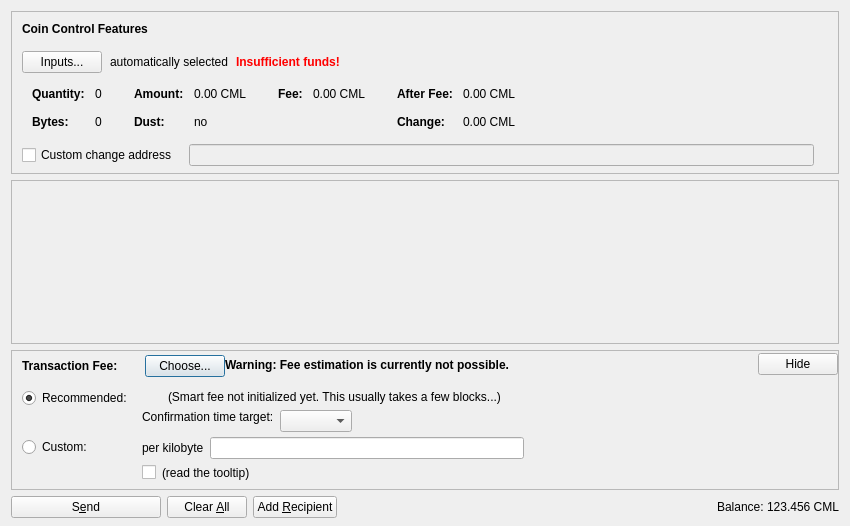
<?xml version="1.0" encoding="UTF-8"?>
<ui version="4.0">
 <class>SendCoinsDialog</class>
 <widget class="QDialog" name="SendCoinsDialog">
  <property name="geometry">
   <rect>
    <x>0</x>
    <y>0</y>
    <width>850</width>
    <height>526</height>
   </rect>
  </property>
  <property name="windowTitle">
   <string>Send Coins</string>
  </property>
  <layout class="QVBoxLayout" name="verticalLayout" stretch="0,1,0,0">
   <property name="bottomMargin">
    <number>8</number>
   </property>
   <item>
    <widget class="QFrame" name="frameCoinControl">
     <property name="sizePolicy">
      <sizepolicy hsizetype="Expanding" vsizetype="Expanding">
       <horstretch>0</horstretch>
       <verstretch>0</verstretch>
      </sizepolicy>
     </property>
     <property name="maximumSize">
      <size>
       <width>16777215</width>
       <height>16777215</height>
      </size>
     </property>
     <property name="frameShape">
      <enum>QFrame::StyledPanel</enum>
     </property>
     <property name="frameShadow">
      <enum>QFrame::Sunken</enum>
     </property>
     <layout class="QVBoxLayout" name="verticalLayoutCoinControl2">
      <property name="spacing">
       <number>0</number>
      </property>
      <property name="leftMargin">
       <number>0</number>
      </property>
      <property name="topMargin">
       <number>0</number>
      </property>
      <property name="rightMargin">
       <number>0</number>
      </property>
      <property name="bottomMargin">
       <number>6</number>
      </property>
      <item>
       <layout class="QVBoxLayout" name="verticalLayoutCoinControl" stretch="0,0,0,0,1">
        <property name="spacing">
         <number>0</number>
        </property>
        <property name="leftMargin">
         <number>10</number>
        </property>
        <property name="topMargin">
         <number>10</number>
        </property>
        <item>
         <layout class="QHBoxLayout" name="horizontalLayoutCoinControl1">
          <property name="bottomMargin">
           <number>15</number>
          </property>
          <item>
           <widget class="QLabel" name="labelCoinControlFeatures">
            <property name="sizePolicy">
             <sizepolicy hsizetype="Preferred" vsizetype="Maximum">
              <horstretch>0</horstretch>
              <verstretch>0</verstretch>
             </sizepolicy>
            </property>
            <property name="font">
             <font>
              <weight>75</weight>
              <bold>true</bold>
             </font>
            </property>
            <property name="styleSheet">
             <string notr="true">font-weight:bold;</string>
            </property>
            <property name="text">
             <string>Coin Control Features</string>
            </property>
           </widget>
          </item>
         </layout>
        </item>
        <item>
         <layout class="QHBoxLayout" name="horizontalLayoutCoinControl2" stretch="0,0,0,0">
          <property name="spacing">
           <number>8</number>
          </property>
          <property name="bottomMargin">
           <number>10</number>
          </property>
          <item>
           <widget class="QPushButton" name="pushButtonCoinControl">
            <property name="styleSheet">
             <string notr="true"/>
            </property>
            <property name="text">
             <string>Inputs...</string>
            </property>
            <property name="autoDefault">
             <bool>false</bool>
            </property>
           </widget>
          </item>
          <item>
           <widget class="QLabel" name="labelCoinControlAutomaticallySelected">
            <property name="text">
             <string>automatically selected</string>
            </property>
            <property name="margin">
             <number>5</number>
            </property>
           </widget>
          </item>
          <item>
           <widget class="QLabel" name="labelCoinControlInsuffFunds">
            <property name="font">
             <font>
              <weight>75</weight>
              <bold>true</bold>
             </font>
            </property>
            <property name="styleSheet">
             <string notr="true">color:red;font-weight:bold;</string>
            </property>
            <property name="text">
             <string>Insufficient funds!</string>
            </property>
            <property name="margin">
             <number>5</number>
            </property>
           </widget>
          </item>
          <item>
           <spacer name="horizontalSpacerCoinControl">
            <property name="orientation">
             <enum>Qt::Horizontal</enum>
            </property>
            <property name="sizeHint" stdset="0">
             <size>
              <width>40</width>
              <height>1</height>
             </size>
            </property>
           </spacer>
          </item>
         </layout>
        </item>
        <item>
         <widget class="QWidget" name="widgetCoinControl" native="true">
          <property name="sizePolicy">
           <sizepolicy hsizetype="Preferred" vsizetype="Preferred">
            <horstretch>0</horstretch>
            <verstretch>0</verstretch>
           </sizepolicy>
          </property>
          <property name="minimumSize">
           <size>
            <width>0</width>
            <height>0</height>
           </size>
          </property>
          <property name="styleSheet">
           <string notr="true"/>
          </property>
          <layout class="QHBoxLayout" name="horizontalLayoutCoinControl5">
           <property name="leftMargin">
            <number>0</number>
           </property>
           <property name="topMargin">
            <number>0</number>
           </property>
           <property name="rightMargin">
            <number>0</number>
           </property>
           <property name="bottomMargin">
            <number>0</number>
           </property>
           <item>
            <layout class="QHBoxLayout" name="horizontalLayoutCoinControl3" stretch="0,0,0,1">
             <property name="spacing">
              <number>20</number>
             </property>
             <property name="topMargin">
              <number>0</number>
             </property>
             <property name="bottomMargin">
              <number>10</number>
             </property>
             <item>
              <layout class="QFormLayout" name="formLayoutCoinControl1">
               <property name="horizontalSpacing">
                <number>10</number>
               </property>
               <property name="verticalSpacing">
                <number>14</number>
               </property>
               <property name="leftMargin">
                <number>10</number>
               </property>
               <property name="topMargin">
                <number>4</number>
               </property>
               <property name="rightMargin">
                <number>6</number>
               </property>
               <item row="0" column="0">
                <widget class="QLabel" name="labelCoinControlQuantityText">
                 <property name="font">
                  <font>
                   <weight>75</weight>
                   <bold>true</bold>
                  </font>
                 </property>
                 <property name="text">
                  <string>Quantity:</string>
                 </property>
                 <property name="margin">
                  <number>0</number>
                 </property>
                </widget>
               </item>
               <item row="0" column="1">
                <widget class="QLabel" name="labelCoinControlQuantity">
                 <property name="cursor">
                  <cursorShape>IBeamCursor</cursorShape>
                 </property>
                 <property name="contextMenuPolicy">
                  <enum>Qt::ActionsContextMenu</enum>
                 </property>
                 <property name="text">
                  <string notr="true">0</string>
                 </property>
                 <property name="margin">
                  <number>0</number>
                 </property>
                 <property name="textInteractionFlags">
                  <set>Qt::LinksAccessibleByMouse|Qt::TextSelectableByKeyboard|Qt::TextSelectableByMouse</set>
                 </property>
                </widget>
               </item>
               <item row="1" column="0">
                <widget class="QLabel" name="labelCoinControlBytesText">
                 <property name="font">
                  <font>
                   <weight>75</weight>
                   <bold>true</bold>
                  </font>
                 </property>
                 <property name="text">
                  <string>Bytes:</string>
                 </property>
                </widget>
               </item>
               <item row="1" column="1">
                <widget class="QLabel" name="labelCoinControlBytes">
                 <property name="cursor">
                  <cursorShape>IBeamCursor</cursorShape>
                 </property>
                 <property name="contextMenuPolicy">
                  <enum>Qt::ActionsContextMenu</enum>
                 </property>
                 <property name="text">
                  <string notr="true">0</string>
                 </property>
                 <property name="textInteractionFlags">
                  <set>Qt::LinksAccessibleByMouse|Qt::TextSelectableByKeyboard|Qt::TextSelectableByMouse</set>
                 </property>
                </widget>
               </item>
              </layout>
             </item>
             <item>
              <layout class="QFormLayout" name="formLayoutCoinControl2">
               <property name="horizontalSpacing">
                <number>10</number>
               </property>
               <property name="verticalSpacing">
                <number>14</number>
               </property>
               <property name="leftMargin">
                <number>6</number>
               </property>
               <property name="topMargin">
                <number>4</number>
               </property>
               <property name="rightMargin">
                <number>6</number>
               </property>
               <item row="0" column="0">
                <widget class="QLabel" name="labelCoinControlAmountText">
                 <property name="font">
                  <font>
                   <weight>75</weight>
                   <bold>true</bold>
                  </font>
                 </property>
                 <property name="text">
                  <string>Amount:</string>
                 </property>
                 <property name="margin">
                  <number>0</number>
                 </property>
                </widget>
               </item>
               <item row="0" column="1">
                <widget class="QLabel" name="labelCoinControlAmount">
                 <property name="cursor">
                  <cursorShape>IBeamCursor</cursorShape>
                 </property>
                 <property name="contextMenuPolicy">
                  <enum>Qt::ActionsContextMenu</enum>
                 </property>
                 <property name="text">
                  <string notr="true">0.00 CML</string>
                 </property>
                 <property name="textInteractionFlags">
                  <set>Qt::LinksAccessibleByMouse|Qt::TextSelectableByKeyboard|Qt::TextSelectableByMouse</set>
                 </property>
                </widget>
               </item>
               <item row="1" column="0">
                <widget class="QLabel" name="labelCoinControlLowOutputText">
                 <property name="font">
                  <font>
                   <weight>75</weight>
                   <bold>true</bold>
                  </font>
                 </property>
                 <property name="text">
                  <string>Dust:</string>
                 </property>
                </widget>
               </item>
               <item row="1" column="1">
                <widget class="QLabel" name="labelCoinControlLowOutput">
                 <property name="cursor">
                  <cursorShape>IBeamCursor</cursorShape>
                 </property>
                 <property name="contextMenuPolicy">
                  <enum>Qt::ActionsContextMenu</enum>
                 </property>
                 <property name="text">
                  <string notr="true">no</string>
                 </property>
                 <property name="textInteractionFlags">
                  <set>Qt::LinksAccessibleByMouse|Qt::TextSelectableByKeyboard|Qt::TextSelectableByMouse</set>
                 </property>
                </widget>
               </item>
              </layout>
             </item>
             <item>
              <layout class="QFormLayout" name="formLayoutCoinControl3">
               <property name="horizontalSpacing">
                <number>10</number>
               </property>
               <property name="verticalSpacing">
                <number>14</number>
               </property>
               <property name="leftMargin">
                <number>6</number>
               </property>
               <property name="topMargin">
                <number>4</number>
               </property>
               <property name="rightMargin">
                <number>6</number>
               </property>
               <item row="0" column="0">
                <widget class="QLabel" name="labelCoinControlFeeText">
                 <property name="font">
                  <font>
                   <weight>75</weight>
                   <bold>true</bold>
                  </font>
                 </property>
                 <property name="text">
                  <string>Fee:</string>
                 </property>
                 <property name="margin">
                  <number>0</number>
                 </property>
                </widget>
               </item>
               <item row="0" column="1">
                <widget class="QLabel" name="labelCoinControlFee">
                 <property name="cursor">
                  <cursorShape>IBeamCursor</cursorShape>
                 </property>
                 <property name="contextMenuPolicy">
                  <enum>Qt::ActionsContextMenu</enum>
                 </property>
                 <property name="text">
                  <string notr="true">0.00 CML</string>
                 </property>
                 <property name="textInteractionFlags">
                  <set>Qt::LinksAccessibleByMouse|Qt::TextSelectableByKeyboard|Qt::TextSelectableByMouse</set>
                 </property>
                </widget>
               </item>
              </layout>
             </item>
             <item>
              <layout class="QFormLayout" name="formLayoutCoinControl4">
               <property name="horizontalSpacing">
                <number>10</number>
               </property>
               <property name="verticalSpacing">
                <number>14</number>
               </property>
               <property name="leftMargin">
                <number>6</number>
               </property>
               <property name="topMargin">
                <number>4</number>
               </property>
               <property name="rightMargin">
                <number>6</number>
               </property>
               <item row="0" column="0">
                <widget class="QLabel" name="labelCoinControlAfterFeeText">
                 <property name="font">
                  <font>
                   <weight>75</weight>
                   <bold>true</bold>
                  </font>
                 </property>
                 <property name="text">
                  <string>After Fee:</string>
                 </property>
                 <property name="margin">
                  <number>0</number>
                 </property>
                </widget>
               </item>
               <item row="0" column="1">
                <widget class="QLabel" name="labelCoinControlAfterFee">
                 <property name="cursor">
                  <cursorShape>IBeamCursor</cursorShape>
                 </property>
                 <property name="contextMenuPolicy">
                  <enum>Qt::ActionsContextMenu</enum>
                 </property>
                 <property name="text">
                  <string notr="true">0.00 CML</string>
                 </property>
                 <property name="textInteractionFlags">
                  <set>Qt::LinksAccessibleByMouse|Qt::TextSelectableByKeyboard|Qt::TextSelectableByMouse</set>
                 </property>
                </widget>
               </item>
               <item row="1" column="0">
                <widget class="QLabel" name="labelCoinControlChangeText">
                 <property name="font">
                  <font>
                   <weight>75</weight>
                   <bold>true</bold>
                  </font>
                 </property>
                 <property name="text">
                  <string>Change:</string>
                 </property>
                </widget>
               </item>
               <item row="1" column="1">
                <widget class="QLabel" name="labelCoinControlChange">
                 <property name="cursor">
                  <cursorShape>IBeamCursor</cursorShape>
                 </property>
                 <property name="contextMenuPolicy">
                  <enum>Qt::ActionsContextMenu</enum>
                 </property>
                 <property name="text">
                  <string notr="true">0.00 CML</string>
                 </property>
                 <property name="textInteractionFlags">
                  <set>Qt::LinksAccessibleByMouse|Qt::TextSelectableByKeyboard|Qt::TextSelectableByMouse</set>
                 </property>
                </widget>
               </item>
              </layout>
             </item>
            </layout>
           </item>
          </layout>
         </widget>
        </item>
        <item>
         <layout class="QHBoxLayout" name="horizontalLayoutCoinControl4" stretch="0,0,0">
          <property name="spacing">
           <number>12</number>
          </property>
          <property name="sizeConstraint">
           <enum>QLayout::SetDefaultConstraint</enum>
          </property>
          <property name="topMargin">
           <number>5</number>
          </property>
          <property name="rightMargin">
           <number>5</number>
          </property>
          <item>
           <widget class="QCheckBox" name="checkBoxCoinControlChange">
            <property name="toolTip">
             <string>If this is activated, but the change address is empty or invalid, change will be sent to a newly generated address.</string>
            </property>
            <property name="text">
             <string>Custom change address</string>
            </property>
           </widget>
          </item>
          <item>
           <widget class="QValidatedLineEdit" name="lineEditCoinControlChange">
            <property name="enabled">
             <bool>false</bool>
            </property>
            <property name="sizePolicy">
             <sizepolicy hsizetype="Expanding" vsizetype="Fixed">
              <horstretch>0</horstretch>
              <verstretch>0</verstretch>
             </sizepolicy>
            </property>
           </widget>
          </item>
          <item>
           <widget class="QLabel" name="labelCoinControlChangeLabel">
            <property name="sizePolicy">
             <sizepolicy hsizetype="Preferred" vsizetype="Expanding">
              <horstretch>0</horstretch>
              <verstretch>0</verstretch>
             </sizepolicy>
            </property>
            <property name="minimumSize">
             <size>
              <width>0</width>
              <height>0</height>
             </size>
            </property>
            <property name="text">
             <string/>
            </property>
            <property name="margin">
             <number>3</number>
            </property>
           </widget>
          </item>
         </layout>
        </item>
        <item>
         <spacer name="verticalSpacerCoinControl">
          <property name="orientation">
           <enum>Qt::Vertical</enum>
          </property>
          <property name="sizeHint" stdset="0">
           <size>
            <width>800</width>
            <height>1</height>
           </size>
          </property>
         </spacer>
        </item>
       </layout>
      </item>
     </layout>
    </widget>
   </item>
   <item>
    <widget class="QScrollArea" name="scrollArea">
     <property name="widgetResizable">
      <bool>true</bool>
     </property>
     <widget class="QWidget" name="scrollAreaWidgetContents">
      <property name="geometry">
       <rect>
        <x>0</x>
        <y>0</y>
        <width>830</width>
        <height>104</height>
       </rect>
      </property>
      <layout class="QVBoxLayout" name="verticalLayout_2" stretch="0,1">
       <property name="leftMargin">
        <number>0</number>
       </property>
       <property name="topMargin">
        <number>0</number>
       </property>
       <property name="rightMargin">
        <number>0</number>
       </property>
       <property name="bottomMargin">
        <number>0</number>
       </property>
       <item>
        <layout class="QVBoxLayout" name="entries">
         <property name="spacing">
          <number>6</number>
         </property>
        </layout>
       </item>
       <item>
        <spacer name="verticalSpacer">
         <property name="orientation">
          <enum>Qt::Vertical</enum>
         </property>
         <property name="sizeHint" stdset="0">
          <size>
           <width>20</width>
           <height>40</height>
          </size>
         </property>
        </spacer>
       </item>
      </layout>
     </widget>
    </widget>
   </item>
   <item>
    <widget class="QFrame" name="frameFee">
     <property name="sizePolicy">
      <sizepolicy hsizetype="Expanding" vsizetype="Expanding">
       <horstretch>0</horstretch>
       <verstretch>0</verstretch>
      </sizepolicy>
     </property>
     <property name="maximumSize">
      <size>
       <width>16777215</width>
       <height>16777215</height>
      </size>
     </property>
     <property name="frameShape">
      <enum>QFrame::StyledPanel</enum>
     </property>
     <property name="frameShadow">
      <enum>QFrame::Sunken</enum>
     </property>
     <layout class="QVBoxLayout" name="verticalLayoutFee1">
      <property name="spacing">
       <number>0</number>
      </property>
      <property name="leftMargin">
       <number>0</number>
      </property>
      <property name="topMargin">
       <number>0</number>
      </property>
      <property name="rightMargin">
       <number>0</number>
      </property>
      <property name="bottomMargin">
       <number>0</number>
      </property>
      <item>
       <layout class="QVBoxLayout" name="verticalLayoutFee2" stretch="0,0,0">
        <property name="spacing">
         <number>0</number>
        </property>
        <property name="leftMargin">
         <number>10</number>
        </property>
        <property name="topMargin">
         <number>0</number>
        </property>
        <item>
         <layout class="QHBoxLayout" name="horizontalLayoutFee1">
          <property name="bottomMargin">
           <number>0</number>
          </property>
          <item>
           <layout class="QVBoxLayout" name="verticalLayoutFee7">
            <property name="spacing">
             <number>0</number>
            </property>
            <item>
             <spacer name="verticalSpacerSmartFee">
              <property name="orientation">
               <enum>Qt::Vertical</enum>
              </property>
              <property name="sizeType">
               <enum>QSizePolicy::Fixed</enum>
              </property>
              <property name="sizeHint" stdset="0">
               <size>
                <width>1</width>
                <height>4</height>
               </size>
              </property>
             </spacer>
            </item>
            <item>
             <layout class="QHBoxLayout" name="horizontalLayoutSmartFee">
              <property name="spacing">
               <number>10</number>
              </property>
              <item>
               <widget class="QLabel" name="labelFeeHeadline">
                <property name="sizePolicy">
                 <sizepolicy hsizetype="Preferred" vsizetype="Maximum">
                  <horstretch>0</horstretch>
                  <verstretch>0</verstretch>
                 </sizepolicy>
                </property>
                <property name="font">
                 <font>
                  <weight>75</weight>
                  <bold>true</bold>
                 </font>
                </property>
                <property name="styleSheet">
                 <string notr="true">font-weight:bold;</string>
                </property>
                <property name="text">
                 <string>Transaction Fee:</string>
                </property>
               </widget>
              </item>
              <item>
               <widget class="QLabel" name="labelFeeMinimized">
                <property name="text">
                 <string/>
                </property>
               </widget>
              </item>
              <item>
               <widget class="QPushButton" name="buttonChooseFee">
                <property name="text">
                 <string>Choose...</string>
                </property>
               </widget>
              </item>
             </layout>
            </item>
            <item>
             <spacer name="verticalSpacer_5">
              <property name="orientation">
               <enum>Qt::Vertical</enum>
              </property>
              <property name="sizeHint" stdset="0">
               <size>
                <width>1</width>
                <height>1</height>
               </size>
              </property>
             </spacer>
            </item>
           </layout>
          </item>
          <item>
           <widget class="QLabel" name="fallbackFeeWarningLabel">
            <property name="toolTip">
             <string>Using the fallbackfee can result in sending a transaction that will take several hours or days (or never) to confirm. Consider choosing your fee manually or wait until you have validated the complete chain.</string>
            </property>
            <property name="font">
            <font>
                <weight>75</weight>
                <bold>true</bold>
            </font>
            </property>
            <property name="text">
             <string>Warning: Fee estimation is currently not possible.</string>
            </property>
            <property name="wordWrap">
             <bool>false</bool>
            </property>
           </widget>
          </item>
          <item>
           <spacer name="horizontalSpacer_4">
            <property name="orientation">
             <enum>Qt::Horizontal</enum>
            </property>
            <property name="sizeType">
             <enum>QSizePolicy::MinimumExpanding</enum>
            </property>
            <property name="sizeHint" stdset="0">
             <size>
              <width>40</width>
              <height>20</height>
             </size>
            </property>
           </spacer>
          </item>
          <item>
           <widget class="QPushButton" name="buttonMinimizeFee">
            <property name="toolTip">
             <string>collapse fee-settings</string>
            </property>
            <property name="text">
             <string>Hide</string>
            </property>
           </widget>
          </item>
         </layout>
        </item>
        <item>
         <widget class="QFrame" name="frameFeeSelection">
          <layout class="QVBoxLayout" name="verticalLayoutFee12">
           <property name="spacing">
            <number>0</number>
           </property>
           <property name="leftMargin">
            <number>0</number>
           </property>
           <property name="topMargin">
            <number>0</number>
           </property>
           <property name="rightMargin">
            <number>0</number>
           </property>
           <property name="bottomMargin">
            <number>0</number>
           </property>
           <item>
            <layout class="QGridLayout" name="gridLayoutFee">
             <property name="topMargin">
              <number>10</number>
             </property>
             <property name="bottomMargin">
              <number>4</number>
             </property>
             <property name="horizontalSpacing">
              <number>10</number>
             </property>
             <property name="verticalSpacing">
              <number>4</number>
             </property>
             <item row="1" column="1">
              <layout class="QVBoxLayout" name="verticalLayoutFee8">
               <property name="spacing">
                <number>6</number>
               </property>
               <item>
                <layout class="QHBoxLayout" name="horizontalLayoutFee13">
                 <item>
                  <widget class="QLabel" name="labelCustomPerKilobyte">
                   <property name="toolTip">
                    <string>If the custom fee is set to 1000 satoshis and the transaction is only 250 bytes, then &quot;per kilobyte&quot; only pays 250 satoshis in fee, while &quot;total at least&quot; pays 1000 satoshis. For transactions bigger than a kilobyte both pay by kilobyte.</string>
                   </property>
                   <property name="text">
                    <string>per kilobyte</string>
                   </property>
                  </widget>
                 </item>
                 <item>
                  <widget class="BitcoinAmountField" name="customFee"/>
                 </item>
                 <item>
                  <spacer name="horizontalSpacer_6">
                   <property name="orientation">
                    <enum>Qt::Horizontal</enum>
                   </property>
                   <property name="sizeHint" stdset="0">
                    <size>
                     <width>1</width>
                     <height>1</height>
                    </size>
                   </property>
                  </spacer>
                 </item>
                </layout>
               </item>
               <item>
                <layout class="QHBoxLayout" name="horizontalLayoutFee8">
                 <item>
                  <widget class="QCheckBox" name="checkBoxMinimumFee">
                   <property name="toolTip">
                    <string>Paying only the minimum fee is just fine as long as there is less transaction volume than space in the blocks. But be aware that this can end up in a never confirming transaction once there is more demand for caramelocoin transactions than the network can process.</string>
                   </property>
                   <property name="text">
                    <string/>
                   </property>
                  </widget>
                 </item>
                 <item>
                  <widget class="QLabel" name="labelMinFeeWarning">
                   <property name="enabled">
                    <bool>true</bool>
                   </property>
                   <property name="toolTip">
                    <string>Paying only the minimum fee is just fine as long as there is less transaction volume than space in the blocks. But be aware that this can end up in a never confirming transaction once there is more demand for caramelocoin transactions than the network can process.</string>
                   </property>
                   <property name="text">
                    <string>(read the tooltip)</string>
                   </property>
                   <property name="margin">
                    <number>5</number>
                   </property>
                  </widget>
                 </item>
                 <item>
                  <spacer name="horizontalSpacer_2">
                   <property name="orientation">
                    <enum>Qt::Horizontal</enum>
                   </property>
                   <property name="sizeHint" stdset="0">
                    <size>
                     <width>1</width>
                     <height>1</height>
                    </size>
                   </property>
                  </spacer>
                 </item>
                </layout>
               </item>
              </layout>
             </item>
             <item row="0" column="0">
              <layout class="QVBoxLayout" name="verticalLayoutFee4" stretch="0,1">
               <item>
                <widget class="QRadioButton" name="radioSmartFee">
                 <property name="text">
                  <string>Recommended:</string>
                 </property>
                 <property name="checked">
                  <bool>true</bool>
                 </property>
                 <attribute name="buttonGroup">
                  <string notr="true">groupFee</string>
                 </attribute>
                </widget>
               </item>
               <item>
                <spacer name="verticalSpacer_2">
                 <property name="orientation">
                  <enum>Qt::Vertical</enum>
                 </property>
                 <property name="sizeHint" stdset="0">
                  <size>
                   <width>1</width>
                   <height>1</height>
                  </size>
                 </property>
                </spacer>
               </item>
              </layout>
             </item>
             <item row="1" column="0">
              <layout class="QVBoxLayout" name="verticalLayoutFee9" stretch="0,1">
               <item>
                <widget class="QRadioButton" name="radioCustomFee">
                 <property name="text">
                  <string>Custom:</string>
                 </property>
                 <attribute name="buttonGroup">
                  <string notr="true">groupFee</string>
                 </attribute>
                </widget>
               </item>
               <item>
                <spacer name="verticalSpacer_6">
                 <property name="orientation">
                  <enum>Qt::Vertical</enum>
                 </property>
                 <property name="sizeHint" stdset="0">
                  <size>
                   <width>1</width>
                   <height>1</height>
                  </size>
                 </property>
                </spacer>
               </item>
              </layout>
             </item>
             <item row="0" column="1">
              <layout class="QVBoxLayout" name="verticalLayoutFee3" stretch="0,0,1">
               <property name="spacing">
                <number>6</number>
               </property>
               <property name="topMargin">
                <number>2</number>
               </property>
               <item>
                <layout class="QHBoxLayout" name="horizontalLayoutFee12">
                 <item>
                  <widget class="QLabel" name="labelSmartFee">
                   <property name="text">
                    <string/>
                   </property>
                   <property name="margin">
                    <number>2</number>
                   </property>
                  </widget>
                 </item>
                 <item>
                  <widget class="QLabel" name="labelFeeEstimation">
                   <property name="text">
                    <string/>
                   </property>
                  </widget>
                 </item>
                 <item>
                  <widget class="QLabel" name="labelSmartFee2">
                   <property name="text">
                    <string>(Smart fee not initialized yet. This usually takes a few blocks...)</string>
                   </property>
                   <property name="margin">
                    <number>2</number>
                   </property>
                  </widget>
                 </item>
                 <item>
                  <spacer name="horizontalSpacer_5">
                   <property name="orientation">
                    <enum>Qt::Horizontal</enum>
                   </property>
                   <property name="sizeHint" stdset="0">
                    <size>
                     <width>1</width>
                     <height>1</height>
                    </size>
                   </property>
                  </spacer>
                 </item>
                </layout>
               </item>
               <item>
                <layout class="QHBoxLayout" name="horizontalLayoutFee9">
                 <item>
                  <layout class="QVBoxLayout" name="verticalLayoutFee6">
                   <item>
                    <widget class="QLabel" name="labelSmartFee3">
                     <property name="text">
                      <string>Confirmation time target:</string>
                     </property>
                     <property name="margin">
                      <number>2</number>
                     </property>
                    </widget>
                   </item>
                   <item>
                    <spacer name="verticalSpacer_3">
                     <property name="orientation">
                      <enum>Qt::Vertical</enum>
                     </property>
                     <property name="sizeHint" stdset="0">
                      <size>
                       <width>1</width>
                       <height>1</height>
                      </size>
                     </property>
                    </spacer>
                   </item>
                  </layout>
                 </item>
                 <item>
                  <layout class="QVBoxLayout" name="verticalLayoutFee5">
                   <property name="rightMargin">
                    <number>30</number>
                   </property>
                   <item>
                    <layout class="QHBoxLayout" name="horizontalLayoutConfTarget">
                     <property name="bottomMargin">
                      <number>0</number>
                     </property>
                     <item>
                      <widget class="QComboBox" name="confTargetSelector"/>
                     </item>
                     <item>
                      <spacer name="horizontalSpacerConfTarget">
                       <property name="orientation">
                        <enum>Qt::Horizontal</enum>
                       </property>
                       <property name="sizeHint" stdset="0">
                        <size>
                         <width>40</width>
                         <height>20</height>
                        </size>
                       </property>
                      </spacer>
                     </item>
                    </layout>
                   </item>
                  </layout>
                 </item>
                </layout>
               </item>
               <item>
                <spacer name="verticalSpacer_4">
                 <property name="orientation">
                  <enum>Qt::Vertical</enum>
                 </property>
                 <property name="sizeHint" stdset="0">
                  <size>
                   <width>1</width>
                   <height>1</height>
                  </size>
                 </property>
                </spacer>
               </item>
              </layout>
             </item>
            </layout>
           </item>
          </layout>
         </widget>
        </item>
        <item>
         <spacer name="verticalSpacerFee">
          <property name="orientation">
           <enum>Qt::Vertical</enum>
          </property>
          <property name="sizeHint" stdset="0">
           <size>
            <width>40</width>
            <height>5</height>
           </size>
          </property>
         </spacer>
        </item>
       </layout>
      </item>
     </layout>
    </widget>
   </item>
   <item>
    <layout class="QHBoxLayout" name="horizontalLayout">
     <item>
      <widget class="QPushButton" name="sendButton">
       <property name="minimumSize">
        <size>
         <width>150</width>
         <height>0</height>
        </size>
       </property>
       <property name="toolTip">
        <string>Confirm the send action</string>
       </property>
       <property name="text">
        <string>S&amp;end</string>
       </property>
       <property name="icon">
        <iconset resource="../bitcoin.qrc">
         <normaloff>:/icons/send</normaloff>:/icons/send</iconset>
       </property>
       <property name="autoDefault">
        <bool>false</bool>
       </property>
       <property name="default">
        <bool>false</bool>
       </property>
      </widget>
     </item>
     <item>
      <widget class="QPushButton" name="clearButton">
       <property name="sizePolicy">
        <sizepolicy hsizetype="Minimum" vsizetype="Fixed">
         <horstretch>0</horstretch>
         <verstretch>0</verstretch>
        </sizepolicy>
       </property>
       <property name="toolTip">
        <string>Clear all fields of the form.</string>
       </property>
       <property name="text">
        <string>Clear &amp;All</string>
       </property>
       <property name="icon">
        <iconset resource="../bitcoin.qrc">
         <normaloff>:/icons/remove</normaloff>:/icons/remove</iconset>
       </property>
       <property name="autoDefault">
        <bool>false</bool>
       </property>
      </widget>
     </item>
     <item>
      <widget class="QPushButton" name="addButton">
       <property name="toolTip">
        <string>Send to multiple recipients at once</string>
       </property>
       <property name="text">
        <string>Add &amp;Recipient</string>
       </property>
       <property name="icon">
        <iconset resource="../bitcoin.qrc">
         <normaloff>:/icons/add</normaloff>:/icons/add</iconset>
       </property>
       <property name="autoDefault">
        <bool>false</bool>
       </property>
      </widget>
     </item>
     <item>
      <spacer name="horizontalSpacer">
       <property name="orientation">
        <enum>Qt::Horizontal</enum>
       </property>
       <property name="sizeHint" stdset="0">
        <size>
         <width>40</width>
         <height>20</height>
        </size>
       </property>
      </spacer>
     </item>
     <item>
      <layout class="QHBoxLayout" name="horizontalLayout_2">
       <property name="spacing">
        <number>3</number>
       </property>
       <item>
        <widget class="QLabel" name="label">
         <property name="sizePolicy">
          <sizepolicy hsizetype="Preferred" vsizetype="Fixed">
           <horstretch>0</horstretch>
           <verstretch>0</verstretch>
          </sizepolicy>
         </property>
         <property name="text">
          <string>Balance:</string>
         </property>
        </widget>
       </item>
       <item>
        <widget class="QLabel" name="labelBalance">
         <property name="sizePolicy">
          <sizepolicy hsizetype="Preferred" vsizetype="Fixed">
           <horstretch>0</horstretch>
           <verstretch>0</verstretch>
          </sizepolicy>
         </property>
         <property name="cursor">
          <cursorShape>IBeamCursor</cursorShape>
         </property>
         <property name="text">
          <string notr="true">123.456 CML</string>
         </property>
         <property name="textInteractionFlags">
          <set>Qt::LinksAccessibleByMouse|Qt::TextSelectableByKeyboard|Qt::TextSelectableByMouse</set>
         </property>
        </widget>
       </item>
      </layout>
     </item>
    </layout>
   </item>
  </layout>
 </widget>
 <customwidgets>
  <customwidget>
   <class>QValidatedLineEdit</class>
   <extends>QLineEdit</extends>
   <header>qt/qvalidatedlineedit.h</header>
  </customwidget>
  <customwidget>
   <class>BitcoinAmountField</class>
   <extends>QLineEdit</extends>
   <header>qt/bitcoinamountfield.h</header>
   <container>1</container>
  </customwidget>
 </customwidgets>
 <resources>
  <include location="../bitcoin.qrc"/>
 </resources>
 <connections/>
 <buttongroups>
  <buttongroup name="groupFee"/>
 </buttongroups>
</ui>
